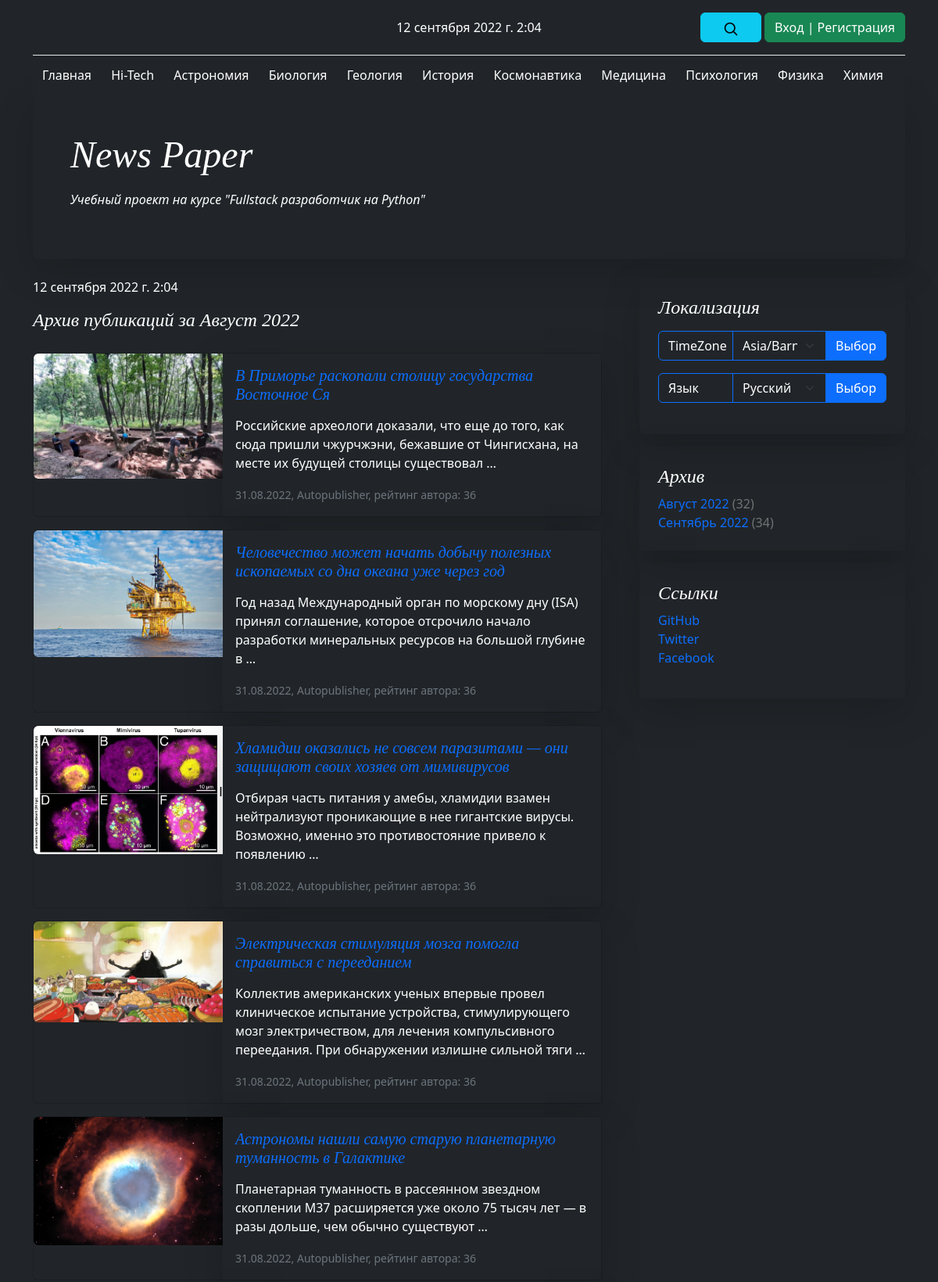
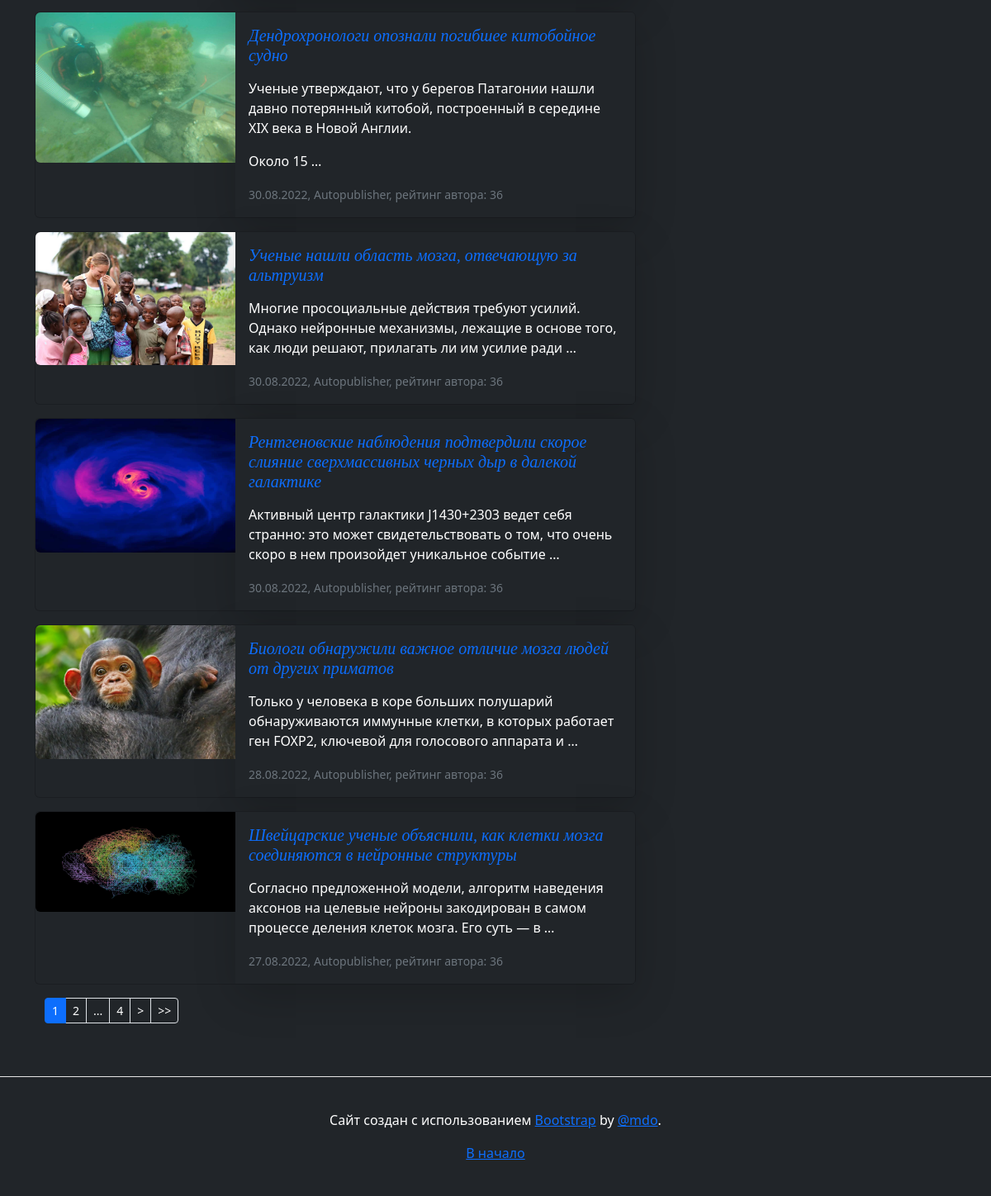
The app's page /archive/2022/8/, older data (2 pictures, top to bottom).
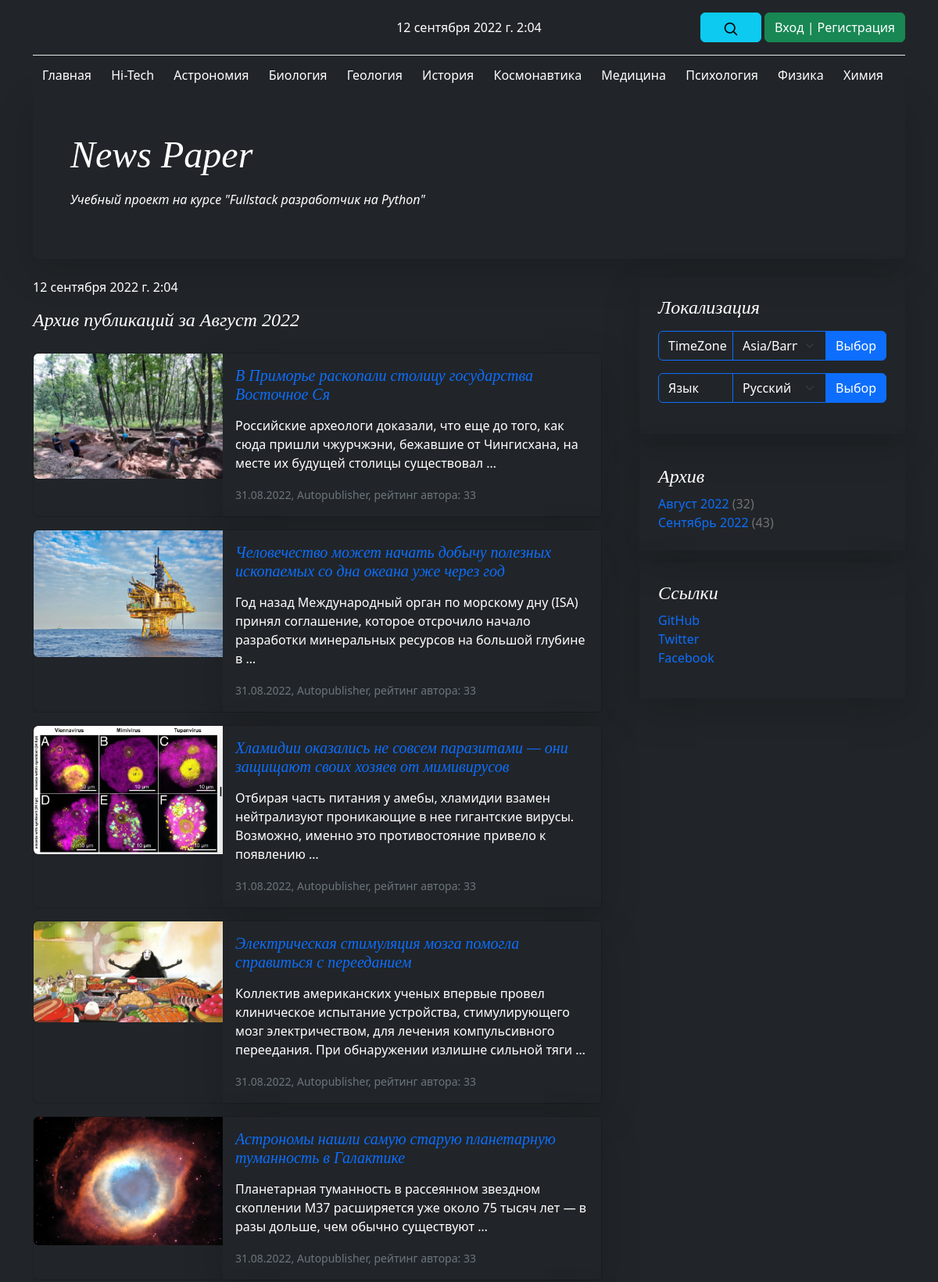
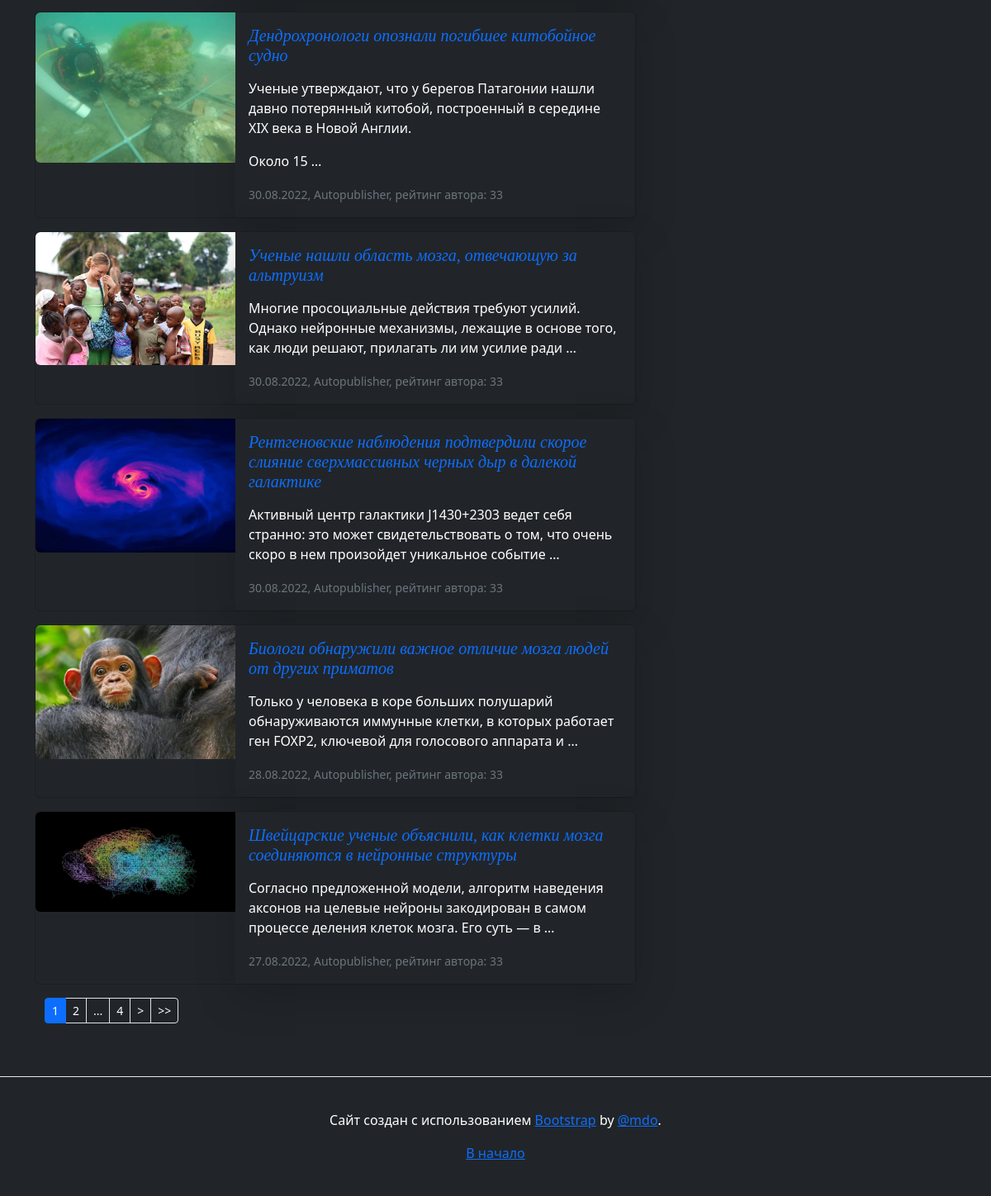
The same page, newer data (2 pictures, top to bottom).
### news/models.py (models this page shows, shortened)
class Post(models.Model):
    author_post = models.ForeignKey(
        Author,
        on_delete=models.CASCADE,
        verbose_name=_('Автор'),
    )
    ARTICLE = 'ART'
    NEWS = 'NWS'
    CHOICE_CAT = [
        (ARTICLE, _('Статья')),
        (NEWS, _('Новость')),
    ]
    type_cat = models.CharField(
        max_length=3,
        choices=CHOICE_CAT,
        default=ARTICLE,
        verbose_name=_('Тип контента'),
    )
    date_pub = models.DateTimeField(
        auto_now_add=True,
        verbose_name=_('Дата публикации'),
    )
    post_cat = models.ManyToManyField(
        Category,
        through='PostCategory',
        verbose_name=_('Категория'),
    )
    name = models.CharField(
        max_length=128,
        verbose_name=_('Название'),
    )
    content = models.TextField(
        verbose_name=_('Контент'),
    )
    content_rate = models.SmallIntegerField(
        default=0,
        verbose_name=_('Рейтинг'),
    )
    content_image = models.ImageField(
        upload_to='images',
        verbose_name=_('Изображение'),
        default='no_image.jpg',
    )
    class Meta:
        verbose_name = _('Пост')
        verbose_name_plural = _('Посты')

class Author(models.Model):
    author_user = models.OneToOneField(
        User,
        on_delete=models.CASCADE,
        verbose_name=_('Имя'),
    )
    author_rate = models.SmallIntegerField(
        default=0,
        verbose_name=_('Рейтинг'),
    )
    def __str__(self):
        return self.author_user.username
    class Meta:
        verbose_name = _('Автор')
        verbose_name_plural = _('Авторы')

### news/views.py (the view)
class ArchiveView(ListView):
    model = Post
    template_name = 'archive.html'
    context_object_name = 'posts'
    paginate_by = 10
    def get_queryset(self):
        year = self.kwargs.get('year', None)
        month = self.kwargs.get('month', None)
        queryset = get_list_or_404(
            Post.objects.select_related().order_by('-date_pub').filter(
                date_pub__year=year, date_pub__month=month
            )
        )
        return queryset
    def get_context_data(self, **kwargs):
        context = super().get_context_data(**kwargs)
        context['month'] = self.kwargs.get('month', None)
        context['year'] = self.kwargs.get('year', None)
        return context

### news/context_processors.py (called while the page is built)
def navigate_context(request):
    category = Category.objects.all()
    archives = Post.objects.annotate(
        year=ExtractYear('date_pub'),
        month=ExtractMonth('date_pub')
    ).values('year', 'month').annotate(total=Count('id'))
    user_timezone = pytz.timezone(
        request.session.get('django_timezone') or settings.TIME_ZONE
    )
    current_time = timezone.now().astimezone(user_timezone)
    context = {
        'category': category,
        'archives': archives,
        'current_time': current_time,
        'timezones': pytz.common_timezones,
    }
    return context

### news/templatetags/news_filters.py (called while the page is built)
@register.filter()
def censor(in_text):
    censured_text = in_text
    with open('static/json/bad_words.json', 'r') as censor_file:
        bad_text = json.load(censor_file)
    for word in censured_text.split():
        if word.lower() in bad_text:
            censured_text = censured_text.replace(
                word,
                f'{word[0]}{"*" * (len(word) - 1)}'
            )
    return censured_text

@register.filter()
def name_month(val):
    val_obj = timezone.datetime.strptime(str(val), "%m")
    val_name = val_obj.strftime("%B")
    return _(val_name)

### templates/archive.html (shortened to what this page needs)
{% extends 'default.html' %}
{% load i18n %}
{% load news_filters %}
{% load news_tags %}
{% block content %}
    {% load cache %}
    {% cache 1 arch_news year month page_obj.number %}
    <h4 class="pb-1 mb-4 fst-italic">
        {% trans "Архив публикаций за" %} {{ month|name_month }} {{ year }}
    </h4>
    {% for post in posts %}
        {% include 'post_card.html' %}
    {% endfor %}
    {% endcache %}
    {% if page_obj.has_other_pages %}
        {% include 'paginator.html' %}
    {% endif %}
{% endblock content %}

### templates/post_card.html
{% load i18n %}
{% load news_filters %}
{% load news_tags %}
<div {% if current_time.hour >= 19 or  current_time.hour <= 7 %}class="card mb-3 bg-dark text-bg-dark"{% else %}class="card mb-3"{% endif %}>
  <div class="row g-0">
    <div class="col-md-4">
      <img src="{{ post.content_image.url }}" class="img-fluid rounded-start" alt="{{ post.name|censor }}">
    </div>
    <div class="col-md-8">
      <div class="card-body container-fluid shadow-lg">
        <a class="text-decoration-none" href="{% url 'news:detail' post.id %}">
            <h5 class="card-title fst-italic">{{ post.name|censor }}</h5>
        </a>
        <p class="card-text">{{ post.content|censor|truncatewords_html:20|safe }}</p>
        <p class="card-text">
            <small class="text-muted">
                {{ post.date_pub|date:'d.m.Y' }},
                {{ post.author_post }},
                {% trans "рейтинг автора:" %} {{ post.author_post.author_rate }}
            </small>
        </p>
      </div>
    </div>
  </div>
</div>

Row changes from the older to the newer data that the page shows:
changed through a linked row, Post "В Приморье раскопали столицу государства Восточное Ся": author_post.author_rate "36" → "33"
changed through a linked row, Post "Человечество может начать добычу полезных ископаемых со дна океана уже через год": author_post.author_rate "36" → "33"
changed through a linked row, Post (number 3 of 10 on the later page): author_post.author_rate "36" → "33"
changed through a linked row, Post "Электрическая стимуляция мозга помогла справиться с перееданием": author_post.author_rate "36" → "33"
changed through a linked row, Post "Астрономы нашли самую старую планетарную туманность в Галактике": author_post.author_rate "36" → "33"
changed through a linked row, Post "Дендрохронологи опознали погибшее китобойное судно": author_post.author_rate "36" → "33"
changed through a linked row, Post "Ученые нашли область мозга, отвечающую за альтруизм": author_post.author_rate "36" → "33"
changed through a linked row, Post (number 8 of 10 on the later page): author_post.author_rate "36" → "33"
changed through a linked row, Post "Биологи обнаружили важное отличие мозга людей от других приматов": author_post.author_rate "36" → "33"
changed through a linked row, Post "Швейцарские ученые объяснили, как клетки мозга соединяются в нейронные структуры": author_post.author_rate "36" → "33"
Text that changed along with them:
new list line: "Сентябрь 2022 ( 43 )"
list line gone: "Сентябрь 2022 ( 34 )"
